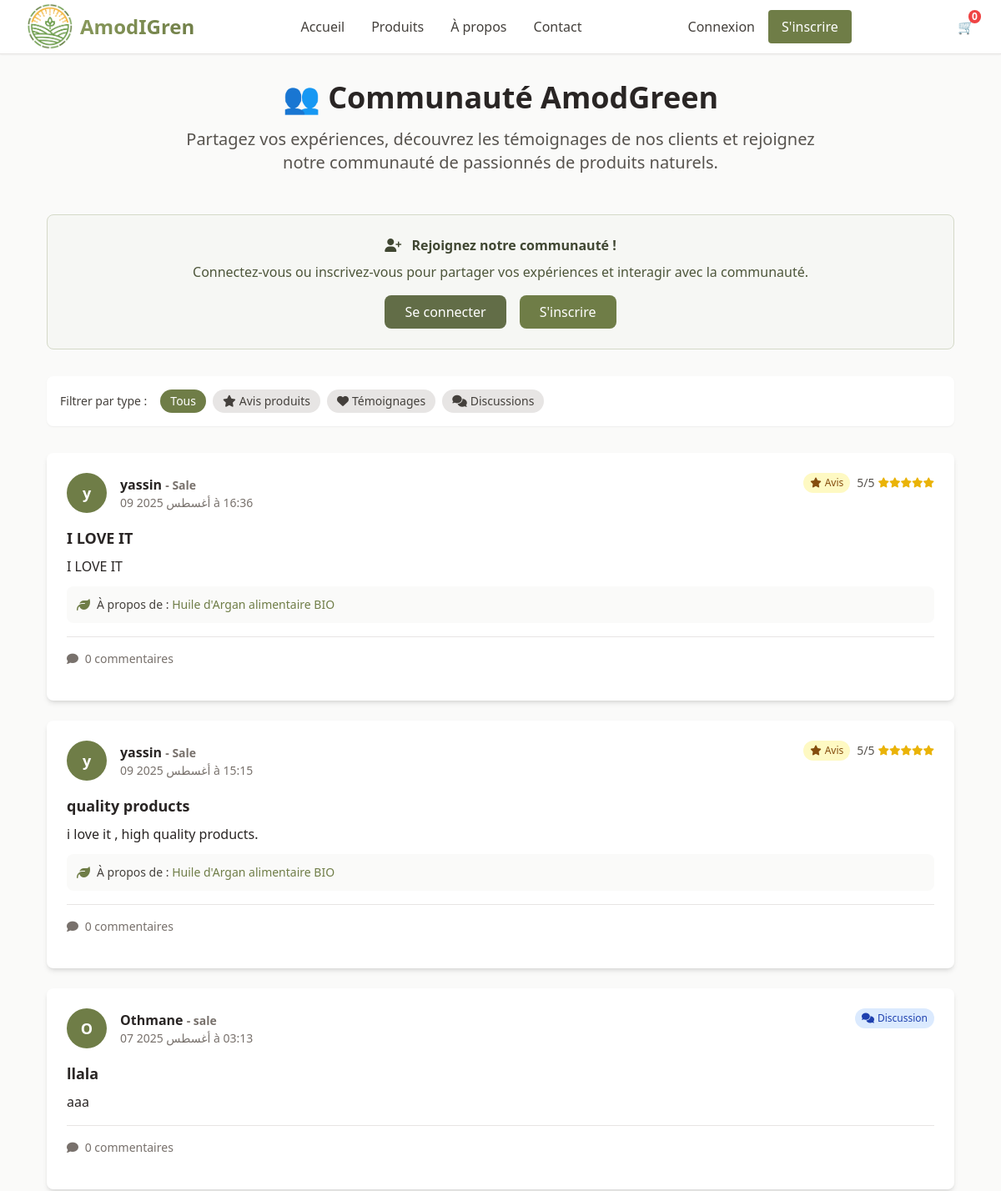
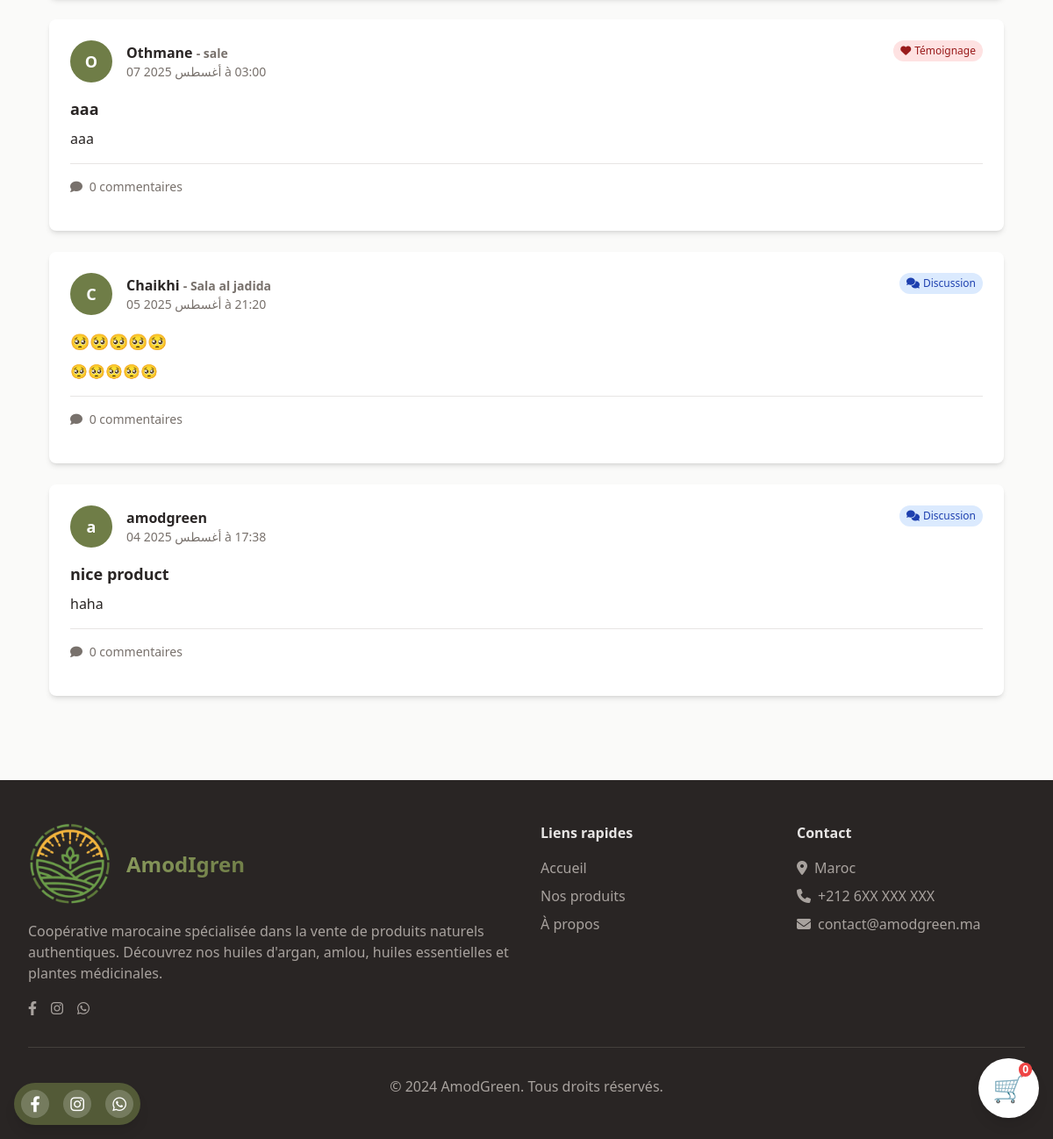
The app's page /ar/communaute/ with its own data (2 pictures, top to bottom).
### store/models.py (models this page shows, shortened)
class CommunityPost(models.Model):
    POST_TYPES = [
        ('review', 'Avis produit'),
        ('testimonial', 'Témoignage'),
        ('discussion', 'Discussion'),
    ]
    RATING_CHOICES = [
        (5, '★★★★★ - Excellent'),
        (4, '★★★★☆ - Très bon'),
        (3, '★★★☆☆ - Bon'),
        (2, '★★☆☆☆ - Moyen'),
        (1, '★☆☆☆☆ - Décevant'),
    ]
    author = models.ForeignKey(CustomUser, on_delete=models.CASCADE, verbose_name="Auteur")
    title = models.CharField(max_length=200, verbose_name="Titre")
    content = models.TextField(verbose_name="Contenu")
    post_type = models.CharField(max_length=20, choices=POST_TYPES, default='discussion', verbose_name="Type de post")
    product = models.ForeignKey(Product, on_delete=models.CASCADE, null=True, blank=True, verbose_name="Produit lié")
    rating = models.PositiveSmallIntegerField(choices=RATING_CHOICES, null=True, blank=True, verbose_name="Note")
    is_approved = models.BooleanField(default=True, verbose_name="Approuvé")
    created_at = models.DateTimeField(auto_now_add=True)
    updated_at = models.DateTimeField(auto_now=True)
    class Meta:
        verbose_name = "Post communauté"
        verbose_name_plural = "Posts communauté"
        ordering = ['-created_at']

class CustomUser(AbstractUser):
    bio = models.TextField(max_length=500, blank=True, verbose_name="Biographie")
    phone = models.CharField(max_length=20, blank=True, verbose_name="Téléphone")
    city = models.CharField(max_length=100, blank=True, verbose_name="Ville")
    class Meta:
        verbose_name = "Utilisateur"
        verbose_name_plural = "Utilisateurs"

class Product(models.Model):
    name = models.CharField(max_length=200, verbose_name="Nom du produit")
    name_ar = models.CharField(max_length=200, blank=True, verbose_name="Nom (Arabe)")
    description = models.TextField(verbose_name="Description")
    description_ar = models.TextField(blank=True, verbose_name="Description (Arabe)")
    ingredients = models.TextField(blank=True, verbose_name="Ingrédients")
    ingredients_ar = models.TextField(blank=True, verbose_name="Ingrédients (Arabe)")
    price = models.DecimalField(max_digits=10, decimal_places=2, verbose_name="Prix (MAD)")
    image = models.ImageField(upload_to='products/', verbose_name="Image principale")
    category = models.ForeignKey(Category, on_delete=models.CASCADE, verbose_name="Catégorie")
    is_available = models.BooleanField(default=True, verbose_name="Disponible")
    created_at = models.DateTimeField(auto_now_add=True)
    updated_at = models.DateTimeField(auto_now=True)
    class Meta:
        verbose_name = "Produit"
        verbose_name_plural = "Produits"
        ordering = ['-created_at']

### store/views.py (the view)
# urls.py: path('communaute/', views.community, name='community'),
def community(request):
    post_type = request.GET.get('type')
    posts = CommunityPost.objects.filter(is_approved=True)
    if post_type in ['review', 'testimonial', 'discussion']:
        posts = posts.filter(post_type=post_type)
    posts = posts.order_by('-created_at')
    paginator = Paginator(posts, 10)
    page_obj = paginator.get_page(request.GET.get('page'))
    context = {
        'page_obj': page_obj,
        'post_form': CommunityPostForm() if request.user.is_authenticated else None,
        'comment_form': CommentForm() if request.user.is_authenticated else None,
        'current_type': post_type,
    }
    return render(request, 'store/community.html', context)

### store/context_processors.py (called while the page is built)
def cart_count(request):
    cart = get_or_create_cart(request)
    return {'cart_count': cart.items.count()}

### store/utils.py (called while the page is built)
def get_or_create_cart(request):
    if request.user.is_authenticated:
        cart, created = Cart.objects.get_or_create(user=request.user)
    else:
        if not request.session.session_key:
            request.session.create()
        session_key = request.session.session_key
        cart, created = Cart.objects.get_or_create(session_key=session_key, user=None)
    return cart

### templates/store/community.html (shortened to what this page needs)
{% extends 'base.html' %}
{% load crispy_forms_tags %}
{% block content %}
<div class="max-w-6xl mx-auto px-4 sm:px-6 lg:px-8 py-8">
    <div class="text-center mb-12">
        <h1 class="text-4xl font-bold text-stone-800 mb-4">
            👥 Communauté AmodGreen
        </h1>
        <p class="text-xl text-stone-600 max-w-3xl mx-auto">
            Partagez vos expériences, découvrez les témoignages de nos clients
            et rejoignez notre communauté de passionnés de produits naturels.
        </p>
    </div>
    {% if user.is_authenticated %}
        <div class="bg-white rounded-lg shadow-md p-6 mb-8">
            <h3 class="text-lg font-semibold text-stone-800 mb-4">
                <i class="fas fa-pen mr-2 text-olive-600"></i>
                Partager votre expérience
            </h3>
            <form method="post" action="{% url 'create_post' %}">
                {% csrf_token %}
                <div class="grid grid-cols-1 md:grid-cols-2 gap-4 mb-4">
                    <div>
                        <label for="{{ post_form.title.id_for_label }}" class="block text-sm font-medium text-stone-700 mb-2">
                            {{ post_form.title.label }}
                        </label>
                        {{ post_form.title }}
                    </div>
                    <div>
                        <label for="{{ post_form.post_type.id_for_label }}" class="block text-sm font-medium text-stone-700 mb-2">
                            {{ post_form.post_type.label }}
                        </label>
                        {{ post_form.post_type }}
                    </div>
                </div>
                <div class="mb-4">
                    <label for="{{ post_form.product.id_for_label }}" class="block text-sm font-medium text-stone-700 mb-2">
                        {{ post_form.product.label }}
                    </label>
                    {{ post_form.product }}
                </div>
                <div class="mb-4">
                    <label for="{{ post_form.content.id_for_label }}" class="block text-sm font-medium text-stone-700 mb-2">
                        {{ post_form.content.label }}
                    </label>
                    {{ post_form.content }}
                </div>
                <div class="flex justify-between items-center">
                    <p class="text-sm text-stone-500">
                        <i class="fas fa-info-circle mr-1"></i>
                        Votre message sera publié après modération.
                    </p>
                    <button type="submit"
                            class="bg-olive-600 hover:bg-olive-700 text-white px-6 py-2 rounded-lg font-medium transition-colors">
                        <i class="fas fa-paper-plane mr-2"></i>
                        Publier
                    </button>
                </div>
            </form>
        </div>
    {% else %}
        <div class="bg-sage-50 border border-sage-200 rounded-lg p-6 mb-8 text-center">
            <h3 class="font-semibold text-sage-800 mb-2">
                <i class="fas fa-user-plus mr-2"></i>
                Rejoignez notre communauté !
            </h3>
            <p class="text-sage-700 mb-4">
                Connectez-vous ou inscrivez-vous pour partager vos expériences et interagir avec la communauté.
            </p>
            <div class="flex justify-center gap-4">
                <a href="{% url 'login' %}"
                   class="bg-sage-600 hover:bg-sage-700 text-white px-6 py-2 rounded-lg font-medium transition-colors">
                    Se connecter
                </a>
                <a href="{% url 'register' %}"
                   class="bg-olive-600 hover:bg-olive-700 text-white px-6 py-2 rounded-lg font-medium transition-colors">
                    S'inscrire
                </a>
            </div>
        </div>
    {% endif %}
    <div class="bg-white rounded-lg shadow-sm p-4 mb-8">
        <div class="flex flex-wrap gap-2 items-center">
            <span class="text-sm font-medium text-stone-700 mr-2">Filtrer par type :</span>
            <a href="{% url 'community' %}"
               class="px-3 py-1 rounded-full text-sm font-medium transition-colors {% if not current_type %}bg-olive-600 text-white{% else %}bg-stone-200 text-stone-700 hover:bg-stone-300{% endif %}">
                Tous
            </a>
            <a href="{% url 'community' %}?type=review"
               class="px-3 py-1 rounded-full text-sm font-medium transition-colors {% if current_type == 'review' %}bg-olive-600 text-white{% else %}bg-stone-200 text-stone-700 hover:bg-stone-300{% endif %}">
                <i class="fas fa-star mr-1"></i>Avis produits
            </a>
            <a href="{% url 'community' %}?type=testimonial"
               class="px-3 py-1 rounded-full text-sm font-medium transition-colors {% if current_type == 'testimonial' %}bg-olive-600 text-white{% else %}bg-stone-200 text-stone-700 hover:bg-stone-300{% endif %}">
                <i class="fas fa-heart mr-1"></i>Témoignages
            </a>
            <a href="{% url 'community' %}?type=discussion"
               class="px-3 py-1 rounded-full text-sm font-medium transition-colors {% if current_type == 'discussion' %}bg-olive-600 text-white{% else %}bg-stone-200 text-stone-700 hover:bg-stone-300{% endif %}">
                <i class="fas fa-comments mr-1"></i>Discussions
            </a>
        </div>
    </div>
    <div class="space-y-6">
        {% for post in page_obj %}
            <article id="post-{{ post.id }}" class="bg-white rounded-lg shadow-md p-6">
                <div class="flex items-start justify-between mb-4">
                    <div class="flex items-center">
                        <div class="w-12 h-12 bg-olive-600 rounded-full flex items-center justify-center text-white font-semibold text-lg">
                            {{ post.author.first_name.0|default:post.author.username.0 }}
                        </div>
                        <div class="ml-4">
                            <div class="font-semibold text-stone-800">
                                {{ post.author.first_name|default:post.author.username }}
                                {% if post.author.city %}
                                    <span class="text-sm text-stone-500">- {{ post.author.city }}</span>
                                {% endif %}
                            </div>
                            <div class="text-sm text-stone-500">
                                {{ post.created_at|date:"d M Y à H:i" }}
                            </div>
                        </div>
                    </div>
                    <div class="flex items-center space-x-2">
                        {% if post.post_type == 'review' %}
                            <span class="bg-yellow-100 text-yellow-800 px-2 py-1 rounded-full text-xs font-medium">
                                <i class="fas fa-star mr-1"></i>Avis
                            </span>
                            {% if post.rating %}
                            <span class="flex items-center text-sm text-stone-600">
                                <span class="mr-1">{{ post.rating }}/5</span>
                                {% for i in "12345" %}
                                    {% if post.rating >= forloop.counter %}
                                        <i class="fas fa-star text-yellow-500 text-xs"></i>
                                    {% else %}
                                        <i class="far fa-star text-yellow-500 text-xs"></i>
                                    {% endif %}
                                {% endfor %}
                            </span>
                            {% endif %}
                        {% elif post.post_type == 'testimonial' %}
                            <span class="bg-red-100 text-red-800 px-2 py-1 rounded-full text-xs font-medium">
                                <i class="fas fa-heart mr-1"></i>Témoignage
                            </span>
                        {% else %}
                            <span class="bg-blue-100 text-blue-800 px-2 py-1 rounded-full text-xs font-medium">
                                <i class="fas fa-comments mr-1"></i>Discussion
                            </span>
                        {% endif %}
                    </div>
                </div>
                <div class="mb-4">
                    <h3 class="text-lg font-semibold text-stone-800 mb-2">{{ post.title }}</h3>
                    <p class="text-stone-600 leading-relaxed">{{ post.content|linebreaks }}</p>
                    {% if post.product %}
                        <div class="mt-3 p-3 bg-stone-50 rounded-lg">
                            <div class="flex items-center">
                                <i class="fas fa-leaf mr-2 text-olive-600"></i>
                                <span class="text-sm text-stone-700">
                                    À propos de :
                                    <a href="{% url 'product_detail' post.product.id %}"
                                       class="font-medium text-olive-600 hover:text-olive-700">
                                        {{ post.product.name }}
                                    </a>
                                </span>
                            </div>
                        </div>
                    {% endif %}
                </div>
                <div class="border-t border-stone-200 pt-4">
                    <div class="flex items-center justify-between mb-4">
                        <div class="text-sm text-stone-500">
                            <i class="fas fa-comment mr-1"></i>
                            {{ post.comments.count }} commentaire{{ post.comments.count|pluralize }}
                        </div>
                    </div>
                </div>
            </article>
        {% endfor %}
    </div>
</div>
{% endblock %}

### records on screen
CommunityPost: author.first_name.0 "y", author.first_name "yassin", author.city "Sale", created_at "09 أغسطس 2025 à 16:36", rating "5", post_type "review" (drawn), title "I LOVE IT", content "I LOVE IT", product.name "Huile d'Argan alimentaire BIO", comments.count "0"
CommunityPost: author.first_name.0 "y", author.first_name "yassin", author.city "Sale", created_at "09 أغسطس 2025 à 15:15", rating "5", post_type "review" (drawn), title "quality products", content "i love it , high quality products.", product.name "Huile d'Argan alimentaire BIO", comments.count "0"
CommunityPost: author.first_name.0 "O", author.first_name "Othmane", author.city "sale", created_at "07 أغسطس 2025 à 03:13", post_type "discussion" (drawn), title "llala", content "aaa", comments.count "0"
CommunityPost: author.first_name.0 "O", author.first_name "Othmane", author.city "sale", created_at "07 أغسطس 2025 à 03:00", post_type "testimonial" (drawn), title "aaa", content "aaa", comments.count "0"
CommunityPost: author.first_name.0 "C", author.first_name "Chaikhi", author.city "Sala al jadida", created_at "05 أغسطس 2025 à 21:20", post_type "discussion" (drawn), title "🥺🥺🥺🥺🥺", content "🥺🥺🥺🥺🥺", comments.count "0"
CommunityPost: author.first_name.0 "a", author.first_name "amodgreen", created_at "04 أغسطس 2025 à 17:38", post_type "discussion" (drawn), title "nice product", content "haha", comments.count "0"

### other values on screen
{{ cart_count|default:0 }} "0"
